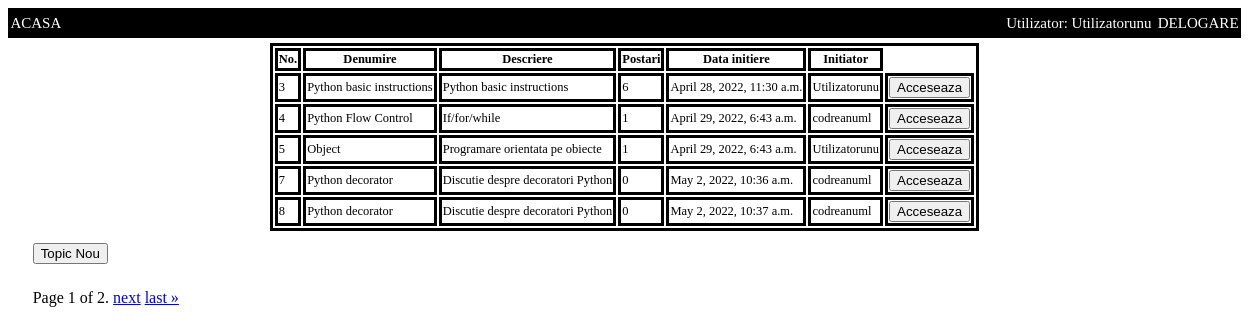
/tweet/board/1 (signed in), run on the app's committed database.
### TWEET/models.py (models this page shows, shortened)
class Topics(models.Model):
	nume=models.CharField(max_length=30)
	descriere=models.CharField(max_length=100)
	board=models.ForeignKey(Board, related_name='topics',on_delete=models.CASCADE,default=None)
	data_initiere=models.DateTimeField()
	utilizator=models.ForeignKey(User,related_name='User_Topic',on_delete=models.CASCADE,default=None)

### TWEET/views.py (the view)
# urls.py: path('board/<int:pk>',TWEET_VIEWS.board,name='board'),
@login_required
def board(request,pk):
	boards_querry=Board.objects.get(pk=pk)
	topic_querry=Topics.objects.filter(board=boards_querry)
	pag_object=Paginator(topic_querry,5)
	page=request.GET.get('page')
	page_obj=pag_object.get_page(page)
	return render(request, 'board.html',{'page_obj':page_obj,'board':boards_querry})

### templates/board.html (shortened to what this page needs)
{% extends 'template.html' %}
{% block content %}
<div class="main_page" >
<table>
	<tr>
		<th>No.
		</th>
		<th>
			Denumire
		</th>
		<th>
			Descriere
		</th>
		<th>
			Postari
		</th>
		<th>
			Data initiere
		</th>
		<th>
			Initiator
		</th>
	</tr>
{% for topic in page_obj %}
	<tr>
		<td>
			{{topic.pk}}
		</td>
		<td>
			{{topic.nume}}
		</td>
		<td>
			{{topic.descriere}}
		</td>
		<td>
			{{topic.posts.all.count}}
		</td>
		<td>
			{{topic.data_initiere}}
		</td>
				<td>
			{{topic.utilizator}}
		</td>
		<td>
			 <form action="{% url 'TWEET:topic' topic.pk  %}" method="get">
                <button type="submit">Acceseaza</button>
             </form>
		</td>
	</tr>
{% endfor %}
</table>
</div>
			<div class="btn_add">
			 <form action="{% url 'TWEET:add_topic' board.pk %}" method="get">
                <button type="submit">Topic Nou</button>
             </form>
         </div>
	<div class="pagination">
    	<span class="step-links">
        <span class="current">
            Page {{ page_obj.number }} of {{ page_obj.paginator.num_pages }}.
        </span>
        {% if page_obj.has_next %}
            <a href="?page={{ page_obj.next_page_number }}">next</a>
            <a href="?page={{ page_obj.paginator.num_pages }}">last &raquo;</a>
        {% endif %}
    </span>
</div>
 {% endblock %}

### templates/template.html (shortened to what this page needs)
{% load static %}
<!DOCTYPE html>
<html>
<head>
    <link href="{% static 'css/style.css' %}" rel="stylesheet" type="text/css">
</head>
<body>
<div class="navbar">
    <div class="left">
    <div class="button_1"><a href="{% url 'TWEET:home' %}" color="white" >ACASA </a> </div>
    </div>
    <div class="right">
    {% if user.is_authenticated %}
        <p class="nume">
        Utilizator: {{user.username}}
        </p>
        <div class="button_2"><a href="{% url 'ACCOUNTS:logout' %}" color="white" >DELOGARE</a> </div>
    {% else %}
        <div class="button_2"><a href="{% url 'ACCOUNTS:login' %}" color="white" >LOGARE</a> </div>
        <div class="button_3"><a href="{% url 'ACCOUNTS:signup' %}" color="white" >INREGISTRARE </a> </div>
    {% endif %}
    </div>
</div>
       {% block content %}
       {% endblock %}
</body>
</html>

### static/css/style.css (style rules this page uses)
.navbar { height: 30px; font-size: 10px; background-color: black; display: flex; align-items: center; justify-content: center; }
.navbar .left { width: 50%; display: flex; justify-content: left; align-items: center; }
.navbar .right { width: 50%; display: flex; justify-content: right; align-items: center; }
.navbar .button_1 { height: 90%; color: white; text-align: center; margin-left : 0.4%; }
.navbar .button_2 { height: 90%; color: white; text-align: center; margin-right : 0.4%; }
.nume { height: 90%; color: white; text-align: center; margin-right : 1%; }
@media screen and (min-width: 601px) { .navbar .button_1 { font-size: 15px; } }
@media screen and (min-width: 601px) { .navbar .button_2 { font-size: 15px; } }
@media screen and (min-width: 601px) { .main_page { font-size: 1vw; } }
@media screen and (min-width: 601px) { .nume { font-size: 15px; } }
.main_page { width: 100%; display: flex; justify-content: center; }
.main_page table { margin-top: 5px; border-style: solid; border-color: black; border-size: 0.5px; }
.main_page th { border-style: solid; border-color:black; border-size: 0.5px; }
.main_page td { border-style: solid; border-color: black; border-size: 0.5px; }
.main_page tr { border-style: solid; border-color: black; border-size: 0.5px; }
.navbar a { color :white ; text-decoration: none; }
.pagination { padding: 2%; width: 100%; display: flex; justify-content: left; }
.btn_add { margin-left: 2%; margin-top: 1%; width: 100%; display: flex; justify-content: left; }

### data on the page
Topics: pk "3", nume "Python basic instructions", descriere "Python basic instructions", posts.all.count "6", data_initiere "April 28, 2022, 11:30 a.m.", utilizator "Utilizatorunu"
Topics: pk "4", nume "Python Flow Control", descriere "If/for/while", posts.all.count "1", data_initiere "April 29, 2022, 6:43 a.m.", utilizator "codreanuml"
Topics: pk "5", nume "Object", descriere "Programare orientata pe obiecte", posts.all.count "1", data_initiere "April 29, 2022, 6:43 a.m.", utilizator "Utilizatorunu"
Topics: pk "7", nume "Python decorator", descriere "Discutie despre decoratori Python", posts.all.count "0", data_initiere "May 2, 2022, 10:36 a.m.", utilizator "codreanuml"
Topics: pk "8", nume "Python decorator", descriere "Discutie despre decoratori Python", posts.all.count "0", data_initiere "May 2, 2022, 10:37 a.m.", utilizator "codreanuml"

### other printed values
{{ user.username }} "Utilizatorunu"
{{ page_obj.number }} "1"
{{ page_obj.paginator.num_pages }} "2"
